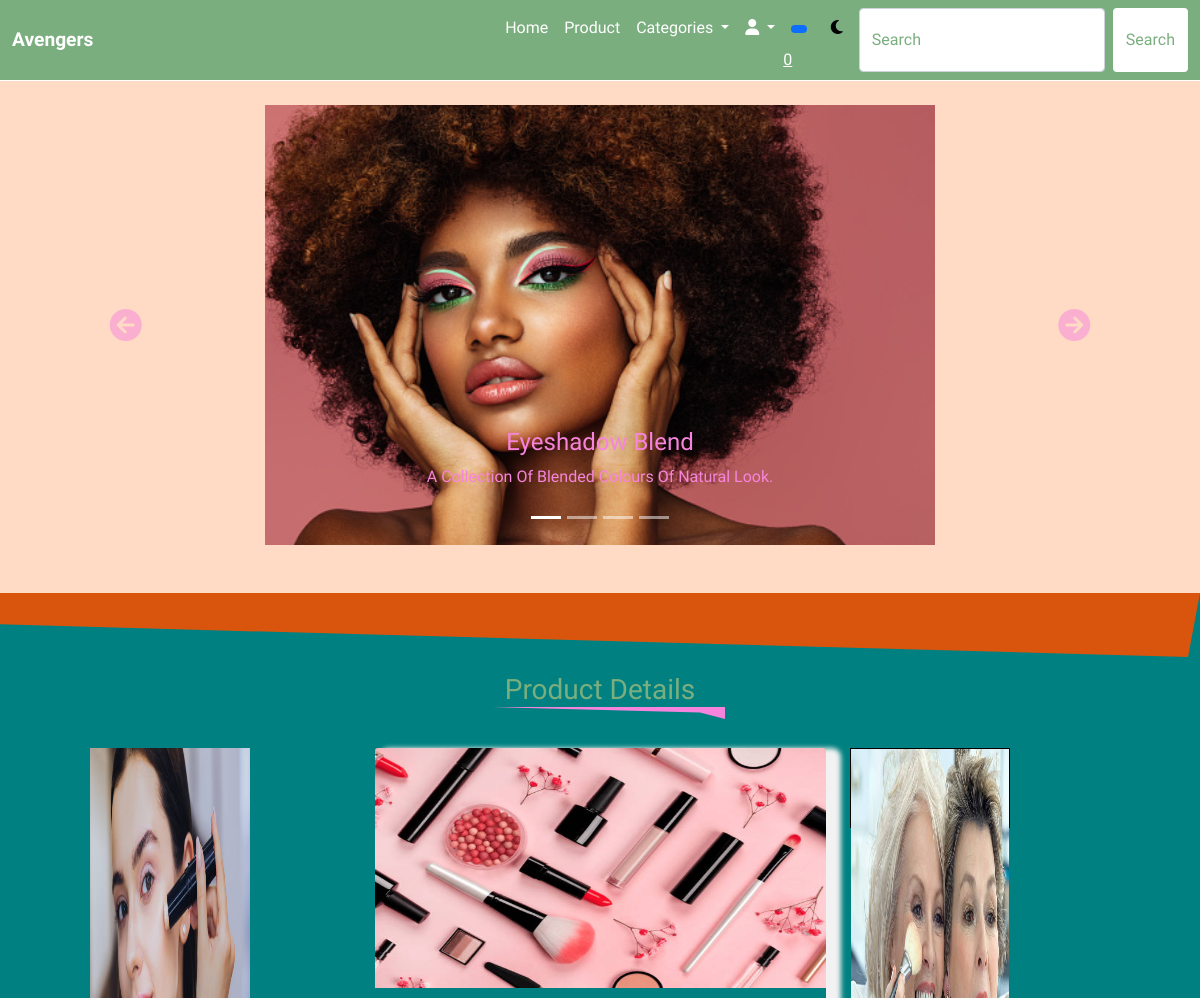
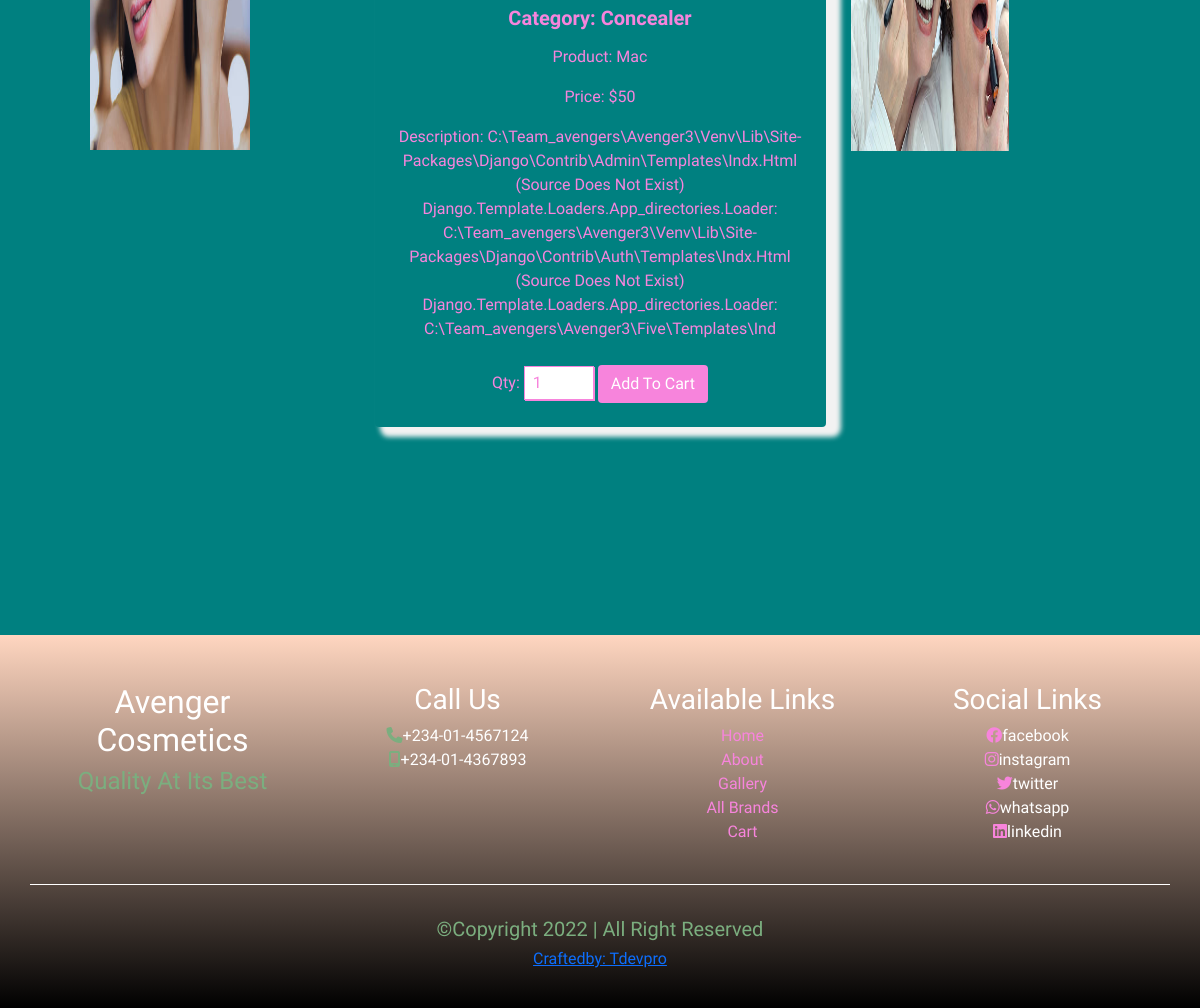
Page /details/1/mac on the committed database (2 pictures, top to bottom).
### mainapp/models.py (models this page shows, shortened)
class Product(models.Model):
    category = models.ForeignKey(Category, on_delete= models.CASCADE)
    p_name = models.CharField(max_length=150)
    slug = models.SlugField(unique=True, null=False)
    p_img = models.ImageField(upload_to = 'product', default = 'product/model14.jpg')
    p_price = models.IntegerField()
    p_des = models.TextField()
    p_min = models.IntegerField(default=1)
    p_max = models.IntegerField()
    class Meta:
        db_table = 'product'
        managed = True
        verbose_name = 'Product'
        verbose_name_plural = 'Products'

class Category(models.Model):
    name = models.CharField(max_length=150)
    slug = models.SlugField(unique=True, null=False)
    video = models.FileField(upload_to='category', default='category/vid.jpg')
    img = models.ImageField(upload_to = 'category-img', default = 'category-img/model14.jpg')
    class Meta:
        db_table = 'category'
        managed = True
        verbose_name = 'Category'
        verbose_name_plural = 'Categories'

### mainapp/views.py (the view)
# urls.py: path('details/<str:id>/<slug:slug>', product_details, name='details'),
def product_details(request,id, slug):
    details = Product.objects.get(pk=id)
    context = {
        'details':details
    }
    return render(request, 'details.html', context)

### mainapp/context_processor.py (called while the page is built)
def catedropdown(request):
    categories = Category.objects.all()
    context ={
        'categories':categories
    }
    return context

def itemcount(request):
    item_count = Shopcart.objects.filter(user__username = request.user.username, paid=False)
    cart_counter = 0
    for item in item_count:
        cart_counter += item.item_carted
    context = {
        'cart_counter': cart_counter
    }
    return context

### mainapp/templates/details.html (shortened to what this page needs)
 {% extends 'base.html' %}
 {% block header %}{% include "header.html" %}{% endblock header %}
 {% block hero %}{% include "hero.html" %}{% endblock hero %}
{% block content %}
 <div class="content">
  <div class="details">
    <div class="container">
      <h3 class="title">product Details</h3>
      <div class="row justify-content-center gy-5">
        <div class="col-1 col-sm-2 col-md-2 col-lg-3 order-lg-0 d-none d-lg-block">
          <div class="pen1">
            <img src="/img/model12.jpg" alt="">
          </div>
        </div>
        <div class="col-8 col-sm-8 col-md-7 col-lg-5 order-0 order-lg-1">
          <div class="card">
            <a href="#"><img src="{{details.p_img.url}}"  class="card-img-top"></a>
            <div class="card-body">
              <h5 class="card-title">category: {{details.category.name|title}}</h5>
              <p class="card-text">product: {{details.p_name|title}}</p>
              <p class="card-text">price: ${{details.p_price}}</p>
              <p class="card-text">description: {{details.p_des}}</p>
               <form action="{% url 'itemocart' %}" method="POST">
                <label>Qty: <input name="quantity" type="number" value="1" min="{{details.p_min}}" max="{{details.p_max}}" class="py-1 px-2"></label>
                <button type="submit" class="btn my-2">add to cart</button>
               </form>
            </div>
          </div>
        </div>
        <div class="col-8 col-sm-8 col-md-5  col-lg-3 order-1 order-lg-2">
           <div class="pen2">
            <img src="/img/model14.jpg" alt="">
           </div>
        </div>
      </div>
    </div>
  </div>
</div>
{% endblock content %}
{% block footer %}{% include "footer.html" %}{% endblock footer %}

### mainapp/static/style.css (style rules this page uses)
* { margin: 0; padding: 0; box-sizing: border-box; }
:root { --main-bg: #7BAE7F; --header: white; --footer: linear-gradient(to top, black, #ffd6c0); --header-tg: #f784dc; --emma: pink; --h1: 2rem; --a:1rem; --a-weight:500; --mix: linear-gradient( plum, red); --body: white; --hero-bg: #ffdac5; --xs-h1:1.2rem; --moon-sun: black; --ola-title:var(--main-bg) }
body { background: var(--body); font-family: 'Oleo Script Swash Caps', cursive; }
.content p { color:var(--header-tg); font-weight: var(--a-weight); }
.title { color:var(--ola-title); font-weight: var(--a-weight); text-align: center; margin-bottom: 1rem; text-transform: capitalize; }
@media (max-width:1200px) { body { background: teal; } }
.details { padding: 1rem 0 6rem; background: var(); }
.details .title::after { content: ""; background: var(--header-tg); display: block; height: 25px; width: 250px; margin-left: auto; margin-right: auto; clip-path: polygon(100% 0,100% 50%, 90% 24%, 0 0) }
.details .card { border: none; background: transparent; box-shadow: 10px 5px 5px 5px #f2f2f2; transition: 0.5s ease; }
.details .card img { height: 30vh; }
.details .card-body { text-align: center; }
.details .card-body h5 { color: var(--header-tg); font-weight: 700; text-transform: capitalize; margin-bottom: 15px; }
.details .card-body p { color: var(--header-tg); font-weight: 300; text-transform: capitalize; }
.details .card-body button { background: var(--header-tg); color: var(--header); font-weight: 300; text-transform: capitalize; text-align: center; }
.details .card-body input { border: 1.5px solid var(--header-tg); box-shadow: 1px 1px var(--header-tg); outline: none; color: var(--header-tg); width: 70px; }
.details .card-body label { color: var(--header-tg); font-weight: 300; }
.pen1 { height: 65vh; width: 10rem; }
.pen2 { height: 10vh; width: 10rem; border: 1px solid black; }
.pen1 img { height: 50vh; width: 100%; }
.pen2 img { height: 50vh; width: 100%; }

### rows in the picture
Product: p_img (picture), category.name "Concealer", p_name "Mac", p_price "50", p_des "C:\\team_avengers\\avenger3\\venv\\lib\\site-Packages\\django\\contrib\\admin\\templates\\indx.html (Source Does Not Exist) Django.template.loaders.app_directories.Loader: C:\\team_avengers\\avenger3\\venv\\lib\\site-Packages\\django\\contrib\\auth\\templates\\indx.html (Source Does Not Exist) Django.template.loaders.app_directories.Loader: C:\\team_avengers\\avenger3\\five\\templates\\ind", quantity "1"
